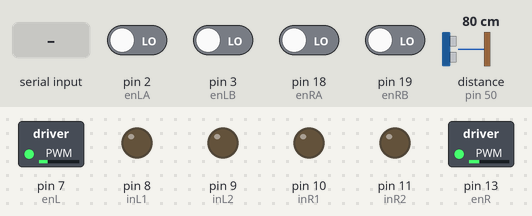
The sketch below on a simulated Arduino Mega 2560, built with avr-gcc and run on an emulated ATmega2560. Shown: switched loads named in the sketch (green lamp = pin HIGH), output pins drawn as LEDs (lit = HIGH). The test bench sets the inputs (shaded band); at power-on: pin 2 (enLA), pin 3 (enLB), pin 18 (enRA), pin 19 (enRB) LOW, distance to the obstacle (sensor on pin 50) 80 cm. The echo pulse lasts 58.3 µs per cm; what the sketch prints to the serial monitor is not drawn.

Above: at 1.2 s.
1.3 s: distance to the obstacle (sensor on pin 50) set to 21 cm
2.8 s: distance to the obstacle (sensor on pin 50) set to 17 cm
At 3.7 s:
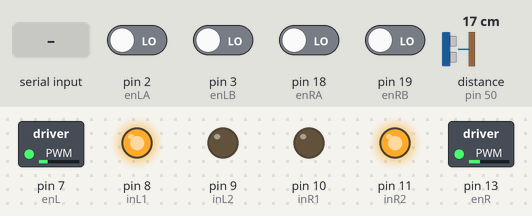
4.3 s: "90,45\n" received over Serial
At 4.75 s:
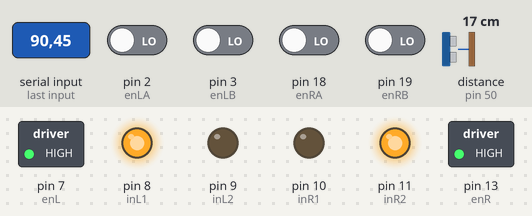
7.3 s: "30,150\n" received over Serial
At 7.75 s:
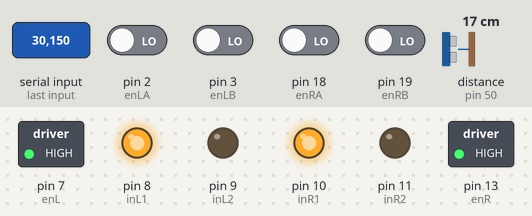
10.0 s: "200\n" received over Serial
At 10.9 s:
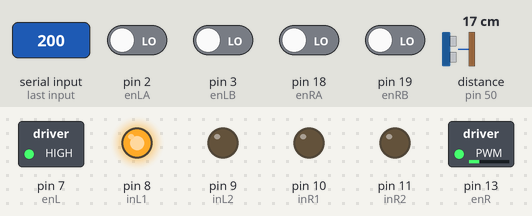
12.5 s: "200\n" received over Serial
At 14.7 s:
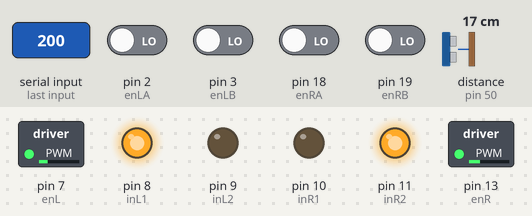
Timing chart, 0 to 16.2 s (numbered marks = the images above; inputs shaded):
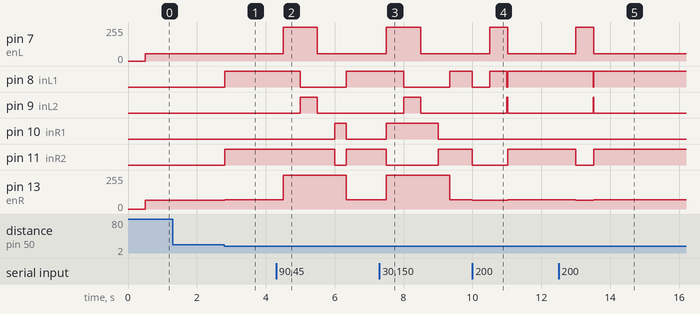

Measured:
- the behaviour switches between 20 and 19 cm on distance to the obstacle (sensor on pin 50) (found by bisection; images 0 and 1)
- after the input at 2.8 s, pin 8 (inL1), pin 11 (inR2): LOW → HIGH at once; pin 13 (enR): 65/255 → 70/255 at once
- after the input at 4.3 s, pin 7 (enL): 55/255 → 255/255 after 0.20 s, → 55/255 1.0 s later; pin 8 (inL1): HIGH → LOW after 0.70 s, → HIGH 1.3 s later; pin 9 (inL2): LOW → HIGH after 0.70 s, → LOW 0.50 s later; pin 10 (inR1): LOW → HIGH after 1.7 s, → LOW 0.34 s later; pin 11 (inR2): HIGH → LOW after 1.7 s, → HIGH 0.34 s later
- after the input at 7.3 s, pin 7 (enL): 55/255 → 255/255 after 0.20 s, → 55/255 1.0 s later; pin 8 (inL1): HIGH → LOW after 0.70 s, → HIGH 1.3 s later; pin 9 (inL2): LOW → HIGH after 0.70 s, → LOW 0.50 s later; pin 10 (inR1): LOW → HIGH after 0.20 s, → LOW 1.5 s later; pin 11 (inR2): HIGH → LOW after 0.20 s, → HIGH 1.5 s later
- after the input at 10.0 s, pin 7 (enL): 55/255 → 255/255 after 0.50 s, → 55/255 0.52 s later; pin 8 (inL1): HIGH → LOW at once, → HIGH 0.50 s later, → LOW 0.50 s later, → HIGH 0.02 s later
- after the input at 12.5 s, pin 7 (enL): 55/255 → 255/255 after 0.50 s, → 55/255 0.52 s later; pin 8 (inL1): HIGH → LOW after 1.0 s, → HIGH 0.02 s later; pin 9 (inL2): LOW → HIGH after 1.0 s, → LOW 0.02 s later; pin 11 (inR2): HIGH → LOW after 0.50 s, → HIGH 0.52 s later; pin 13 (enR): 70/255 → 65/255 after 0.50 s, → 70/255 0.52 s later

The sketch:

SpeedControlV2_tunedpid.ino
```cpp
// Mega2560
// external interrupt int.0    int.1    int.2   int.3   int.4   int.5
// pin                  2         3      21      20      19      18

#include <TimerOne.h>
#include <HCSR04.h>

HCSR04 frontSonar(51, 50);

float previousTime_sona = 0.0;
float sampling_rate_sona = 500;

const int obstacleThreshold = 4;
const int frontTrigPin = 51;
const int frontEchoPin = 50;
int initial_motor_speed = 65;
int adjusted_speed = initial_motor_speed;

#define PI 3.1415926535897932384626433832795
float d = 0.189; // wheel distance
float r = 0.0225; // wheel radius
float samplingTime = 0.5; //0.5;  // sampling time
const int ENCODER_RESOLUTION = 700;
float M_PER_REV = 2*PI*r;

// Left Motor
int enL = 7;
int inL1 = 8;
int inL2 = 9;

// Right motor
int enR = 13;
int inR1 = 10;
int inR2 = 11;

// For encoder
int enLA = 2;
int enLB = 3;

int enRA = 18;
int enRB = 19;

volatile int leftEnCount = 0;
volatile int rightEnCount = 0;
float vR, vL;

// // PID constants nhomminh
float KpL = 100;  // Proportional gain
float KiL = 267;  // Integral gain
float KdL = 17; // Derivative gain
// PID constants
float KpR = 260;  // Proportional gain
float KiR = 280;  // Integral gain
float KdR = 50;  // Derivative gain

// float KpL = 75;  // Proportional gain
// float KiL = 200;  // Integral gain
// float KdL = 25; // Derivative gain
// // PID constants
// float KpR = 95;  // Proportional gain
// float KiR = 150;  // Integral gain
// float KdR = 25;  // Derivative gain


float set_vL = 0, set_vR = 0;
float err_vL = 0, err_vR = 0, pre_err_vL = 0, pre_err_vR = 0;
float integralL = 0, integralR = 0, derivativeR = 0, derivativeL = 0;
float controlOutputL = 0, controlOutputR = 0;

void setup()
{
  Serial.begin(115200);
  pinMode(frontTrigPin, OUTPUT);
  pinMode(frontEchoPin, INPUT);

  // Setup interrupt
  attachInterrupt(digitalPinToInterrupt(enLA), leftEnISRA, RISING);
  attachInterrupt(digitalPinToInterrupt(enLB), leftEnISRB, RISING);

  attachInterrupt(digitalPinToInterrupt(enRA), rightEnISRA, RISING);
  attachInterrupt(digitalPinToInterrupt(enRB), rightEnISRB, RISING);

  // Set all the motor control pins to outputs
	pinMode(enR, OUTPUT);
	pinMode(enL, OUTPUT);
	pinMode(inR1, OUTPUT);
	pinMode(inR2, OUTPUT);
	pinMode(inL1, OUTPUT);
	pinMode(inL2, OUTPUT);

	// Turn off motors - Initial state
	digitalWrite(inR1, LOW);
	digitalWrite(inR2, LOW);
	digitalWrite(inL1, LOW);
	digitalWrite(inL2, LOW);

  // Initialize TimerOne to call the toggleLED function every 1 second (1000000 microseconds)
  // Note: This timer will use pin 12 so do not use it for other function
 Timer1.initialize(1000000*samplingTime); // 1,000,000 microseconds = 1 second
 Timer1.attachInterrupt(VelCtrlTimer); // Attach the interrupt to the calculate velocity

}

void loop() {
long distanceFront = get_front_distance();
  Serial.print("Front Distance: ");
  Serial.println(distanceFront);
    int adjusted_speed = initial_motor_speed;
    if (distanceFront < 20) {
      setMotorSpeedL(50);
      setMotorSpeedR(70);
      adjusted_speed = max(adjusted_speed, 30);
    }
    else if(distanceFront <10){
      stop();
    }
if (Serial.available() > 0) {  // 2 floats = 4 bytes each (float = 4 bytes)
    // Read 2 floats from serial
    set_vL = Serial.parseFloat();
    set_vR = Serial.parseFloat();

    // Debugging feedback
    Serial.print("Received Set vL: ");
    Serial.print(set_vL);
    Serial.print(" Set vR: ");
    Serial.println(set_vR);

    delay(10);

}
}


void VelCtrlTimer() {
  // Calculate wheel velocities in m/s
  // v = (leftEncoderCount/ENCODER_RESOLUTION)  * M_PER_REV / samplingTime
  vR = (float(rightEnCount)/ENCODER_RESOLUTION)*M_PER_REV/samplingTime;
  vL = (float(leftEnCount)/ENCODER_RESOLUTION)*M_PER_REV/samplingTime;

  // Reset encoder counts for the next calculation
  leftEnCount = 0;
  rightEnCount = 0;

/*
  if (set_vL < 0) {
    vL = -vL;
  }

  if (set_vR < 0) {
    vR = -vR;
  }
*/

  // PID calculations
  err_vL = set_vL - vL;
  err_vR = set_vR - vR;

  integralR += err_vR * samplingTime;
  derivativeR = (err_vR - pre_err_vR) / samplingTime;
  controlOutputR = KpR * err_vR + KiR * integralR + KdR * derivativeR;
  pre_err_vR = err_vR;

  integralL += err_vL * samplingTime;
  derivativeL = (err_vL - pre_err_vL) / samplingTime;
  controlOutputL = KpL * err_vL + KiL * integralL + KdL * derivativeL;
  pre_err_vL = err_vL;

  // Set the speed = 0 if the set value = 0
  if (set_vL == 0) {
    controlOutputL = 0;
  }

  if (set_vR == 0) {
    controlOutputR = 0;
  }

  setMotorSpeedR((int)controlOutputR);
  setMotorSpeedL((int)controlOutputL);

   // Print left and right wheel velocities and PID control outputs to Serial Monitor
  Serial.print("vL: ");
  Serial.print(vL);
  Serial.println(" m/s");

  Serial.print("vR: ");
  Serial.print(vR);
  Serial.println(" m/s");

  // Print control output for left and right motors on the same line
  Serial.print(" - All L: ");
  Serial.print((int)controlOutputL);  // Control output for left wheel
  Serial.print(" - All R: ");
  Serial.print((int)controlOutputR);  // Control output for right wheel
  Serial.print(" - vL: ");
  Serial.print(vL);
  Serial.print(" - vR: ");
  Serial.println(vR);


}

void setMotorSpeedL(int speed) {

  // Stop
  if (speed == 0) {
    digitalWrite(inL1, LOW);
    digitalWrite(inL2, LOW);
  }

  // set motor direction
  if (speed > 0) {
    digitalWrite(inL1, HIGH);
    digitalWrite(inL2, LOW);
  }

  if (speed < 0) {
    digitalWrite(inL1, LOW);
    digitalWrite(inL2, HIGH);
  }

  // Set motor speed
  speed = abs(speed);

  if (speed > 255) {
    speed = 255;
  }
  if (speed < 55) {
    speed = 55;
  }

  analogWrite(enL, speed);
}

void setMotorSpeedR(int speed) {

  // Stop
  if (speed == 0) {
    digitalWrite(inR1, LOW);
    digitalWrite(inR2, LOW);
  }

  // set motor direction
  if (speed > 0) {
    digitalWrite(inR1, LOW);
    digitalWrite(inR2, HIGH);
  }

  if (speed < 0) {
    digitalWrite(inR1, HIGH);
    digitalWrite(inR2, LOW);
  }

  // Set motor speed
  speed = abs(speed);
  if (speed > 255) {
    speed = 255;
  }
  if (speed < 65) {
    speed = 65;
  }

  analogWrite(enR, speed);
}


/*
void positionControl(float x_g,float y_g,float theta_g) {
  float x = 0;
  float y = 0;
  float theta = 0;


  // Control parameter
  float gamma = 0.2;
  float lamda = 0.25;
  float h = 0.15;

  while (abs(x_g - x) > 0.1) {
    float  deltaX = x_g - x;
    float  deltaY = y_g - y;
    float rho = sqrt(pow(deltaX,2) + pow(deltaY,2));
    float  phi = atan2(deltaY,deltaX) - theta_g;
    float  alpha = atan2(deltaY,deltaX) - theta;

    float  v = gamma*cos(alpha)*rho;
    float  w = lamda*alpha + gamma*cos(alpha)*sin(alpha)*(alpha + h*phi)/alpha;
    float  vr = v + d*w/2;
    float  vl = v - d*w/2;
    float  wr = vr/r*60/(2*PI);  // angular velocity in rpm
    float  wl = vl/r*60/(2*PI);
 //   Serial.println(wr);
 //   Serial.println(wl);
//    set_speed(wl,wr);
//    set_speedL_PID(wl);
//    set_speedR_PID(wr);
//    int lastCountL = leftEnCount;
//    int lastCountR = rightEnCount;
//    delay(int(T*1000));
    float v1 = 2*PI*get_speedL()/60;
    float v2 = 2*PI*get_speedR()/60;
    x = x + (v1+v2)/2*cos(theta)*T;
    y = y + (v1+v2)/2*sin(theta)*T;
    theta = theta + (v2 - v1)/d*T;
    Serial.println(x);
    Serial.println(y);
    Serial.println(theta);
  }
  stop();
  delay(10000);
}

*/

void goForward(int speed) {
  // Reset encoder counter
 // rightEnCount = 0;
//  leftEnCount = 0;

	// For PWM maximum possible values are 0 to 255
	analogWrite(enR, speed);

//  int motor_L_speed = speed + K*(rightEnCount-leftEnCount);
//  analogWrite(enL, motor_L_speed);
  analogWrite(enL, speed);
	// Turn on motor A & B
	digitalWrite(inL1, HIGH);
	digitalWrite(inL2, LOW);
	digitalWrite(inR1, LOW);
	digitalWrite(inR2, HIGH);
}

void stop() {
	// Turn off motors
	digitalWrite(inR1, LOW);
	digitalWrite(inR2, LOW);
	digitalWrite(inL1, LOW);
	digitalWrite(inL2, LOW);
}

void leftEnISRA() {
  if (digitalRead(enLB) == HIGH) {
    leftEnCount--;

  } else {
    leftEnCount++;
  }
}

void leftEnISRB() {
  if (digitalRead(enLA) == HIGH) {
    leftEnCount++;
  } else {
    leftEnCount--;
  }
}

void rightEnISRA() {
  if (digitalRead(enRB) == HIGH) {
    rightEnCount++;
  } else {
    rightEnCount--;
  }
}

void rightEnISRB() {
  if (digitalRead(enRA) == HIGH) {
    rightEnCount--;
  } else {
    rightEnCount++;
  }
}

float get_front_distance() {
  float distance = frontSonar.dist();
  if (distance == 0.0) {
    distance = 200.0;
  }
  else if (distance <= 5.0) {
    distance == 5.0;
  }
  return distance;
}
```
